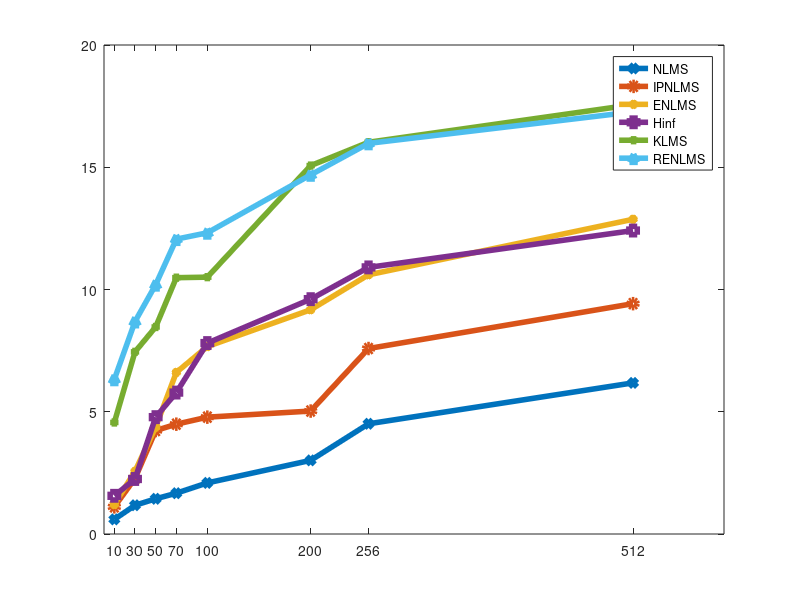

The MATLAB source for this figure: (Note: this script raises an error after producing the figure.)
function PlotSNRout()

% This function plots the SNRout values in dB for different values of the
% filter order (M), that has been precalculated and stored in a file. 
% -------------------------------------------------------------------------
% Code written by: KAUSHIK IYER 
% =========================================================================

%% ADDPATH AND LOAD FILE
addpath('../codes/Results/');
load SNR_OUT.mat;

figure();
plot(M_all,LMS_SNRout,'-d','LineWidth',4);
hold on
plot(M_all,NLMS_SNRout,'-o','LineWidth',4);
plot(M_all,ENLMS_SNRout,'-*','LineWidth',4);
plot(M_all,RLS_SNRout,'-s','LineWidth',4);
plot(M_all,KLMS_SNRout,'-+','LineWidth',4);
plot(M_all,RENLMS_SNRout,'-^','LineWidth',4);

legend('NLMS','IPNLMS','ENLMS','Hinf','KLMS','RENLMS');

%% SET TICKS
xticks(M_all);
xtickangle(0);

%% LABELS FOR THE PLOT
title('Filter Order v/s $SNR_{out}$','interpreter','latex',Fontsize=24);
xlabel('Filter Order ($M$)', 'interpreter','latex',Fontsize=24);
ylabel('$SNR_{out}$ (dB)','interpreter','latex',Fontsize=24);

%% AXIS SETTINGS 
ax = gca;
ax.FontSize = 20;
ax.XGrid = 'on';
ax.YGrid = 'on';
ax.GridLineStyle = '--';
box on
ax.LineWidth = 2;


end